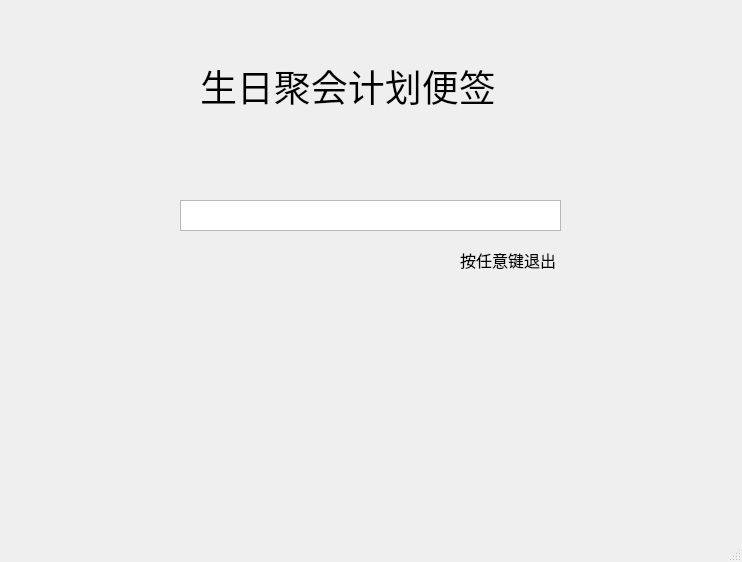
<?xml version="1.0" encoding="UTF-8"?>
<ui version="4.0">
 <class>MainWindow</class>
 <widget class="QMainWindow" name="MainWindow">
  <property name="geometry">
   <rect>
    <x>0</x>
    <y>0</y>
    <width>742</width>
    <height>562</height>
   </rect>
  </property>
  <property name="font">
   <font>
    <pointsize>12</pointsize>
   </font>
  </property>
  <property name="windowTitle">
   <string>MainWindow</string>
  </property>
  <widget class="QWidget" name="centralwidget">
   <widget class="QLabel" name="label">
    <property name="geometry">
     <rect>
      <x>200</x>
      <y>10</y>
      <width>351</width>
      <height>151</height>
     </rect>
    </property>
    <property name="font">
     <font>
      <pointsize>28</pointsize>
     </font>
    </property>
    <property name="text">
     <string>生日聚会计划便签</string>
    </property>
   </widget>
   <widget class="QTextBrowser" name="textBrowser">
    <property name="geometry">
     <rect>
      <x>180</x>
      <y>200</y>
      <width>381</width>
      <height>31</height>
     </rect>
    </property>
   </widget>
   <widget class="QLabel" name="label_2">
    <property name="geometry">
     <rect>
      <x>460</x>
      <y>250</y>
      <width>301</width>
      <height>20</height>
     </rect>
    </property>
    <property name="text">
     <string>按任意键退出</string>
    </property>
   </widget>
  </widget>
  <widget class="QMenuBar" name="menubar">
   <property name="geometry">
    <rect>
     <x>0</x>
     <y>0</y>
     <width>742</width>
     <height>33</height>
    </rect>
   </property>
  </widget>
  <widget class="QStatusBar" name="statusbar"/>
 </widget>
 <resources/>
 <connections/>
</ui>
